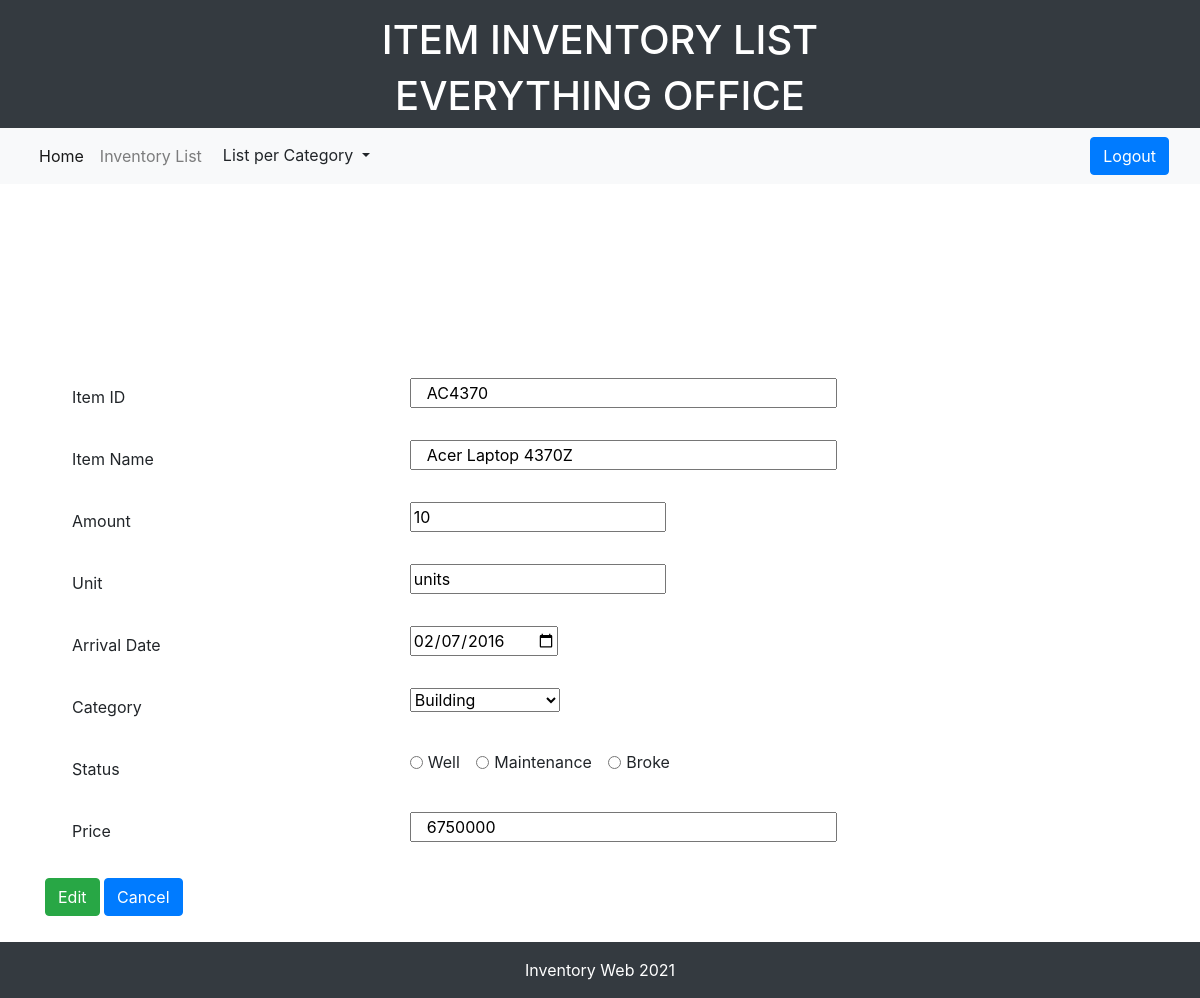
/edit.php?item_id=AC4370 (signed in), run on the app's committed database.
### tables this page shows
CREATE TABLE `inventory` (
  `item_id` varchar(10) NOT NULL,
  `item_name` varchar(30) NOT NULL,
  `amount` int(11) NOT NULL,
  `unit` varchar(15) NOT NULL,
  `arrival_date` date NOT NULL,
  `category` varchar(20) NOT NULL,
  `item_status` varchar(20) NOT NULL,
  `price` int(20) NOT NULL
);

### database.php (called while the page is built, shortened)
<?php
    $connect = mysqli_connect("localhost", "root", "", "responsi");
function query($query){
    global $connect;
    $result = mysqli_query($connect, $query);
    $rows = [];
    while($row = mysqli_fetch_assoc($result)){
        $rows[] = $row;
    }
    return $rows;
}
?>

### edit.php (the view, shortened to what this page needs)
<?php
    include 'database.php';
    $item_id = $_GET['item_id'];
    $data = query("SELECT * FROM inventory WHERE item_id = '$item_id'")[0];
?>
<!doctype html>
<html>
  <head>
    <link rel="stylesheet" href="https://cdn.jsdelivr.net/npm/bootstrap@4.5.3/dist/css/bootstrap.min.css">
  </head>
  <body>
  <footer class="bg-dark text-white">
    <div class="container">
      <div class="row pt-3">
        <div class="col text-center">
          <h1>ITEM INVENTORY LIST</h1>
          <h1>EVERYTHING OFFICE</h1>
        </div>
      </div>
    </div>
  </footer>
  <nav class="navbar navbar-expand-lg navbar-light bg-light">
  <div class="container-fluid">
    <div class="collapse navbar-collapse" id="navbarNavDropdown">
      <ul class="navbar-nav">
        <li class="nav-item">
          <a class="nav-link active" aria-current="page" href="index.php">Home</a>
        </li>
        <li class="nav-item">
          <a class="nav-link" href="list.php">Inventory List</a>
        </li>
        <li class="nav-item dropdown">
                <div class="dropdown">
          <button class="btn btn-light dropdown-toggle" type="button" id="dropdownMenuButton" data-toggle="dropdown" aria-haspopup="true" aria-expanded="false">
          List per Category
          </button>
        </div>
        </li>
      </ul>
    </div>
    <a class="btn btn-primary fixed-right" href="logout.php" role="button">Logout</a>
  </div>
  </nav>
    <div class="container">
    <form action="" method="POST">
    <table class="table table-borderless" id="tabel">
      <tr>
        <div class="form-group" style="padding-bottom: 10px;">
        <td> <label for="item_id" class="col-sm-5 col-form-label">Item ID</label></td>
        <td><input type="text" name="item_id" id="item_id" class="col-sm-7" placeholder="item id" aria-label="Item Id Example" required value="<?= $data["item_id"] ?>"></td>
        </div>
      </tr>
      <tr>
        <div class="form-group" style="padding-bottom: 10px;">
        <td><label for="item_name" class="col-sm-5 col-form-label">Item Name</label></td>
        <td><input type="text" name="item_name" id="item_name" class="col-sm-7" placeholder="item name" aria-label="Item Name Example" required value="<?= $data["item_name"] ?>"></td>
        </div>
      </tr>
      <tr>
        <div class="form-group" style="padding-bottom: 10px;">
        <td><label for="amount" class="col-sm-5 col-form-label">Amount</label></td>
        <td><input type="" name="amount" id="amount" placeholder="amount" aria-label="Aumlah Example" required value="<?= $data["amount"] ?>"></td>
        </div>
      </tr>
      <tr>
        <div class="form-group" style="padding-bottom: 10px;">
        <td><label for="unit" class="col-sm-5 col-form-label">Unit</label></td>
        <td><input type="text" name="unit" id="unit" placeholder="unit" aria-label="Unit Example" required value="<?= $data["unit"] ?>"></td>
        </div>
      </tr>
      <tr>
        <div class="form-group" style="padding-bottom: 10px;">
        <td><label for="arrival_date" class="col-sm-5 col-form-label">Arrival Date</label></td>
        <td><input type="date" name="arrival_date" id="arrival_date" required value="<?= $data["arrival_date"] ?>"></td>
        </div>
      </tr>
      <tr>
        <div class="form-group" style="padding-bottom: 10px;">
        <td><label for="category" class="col-sm-5 col-form-label">Category</label></td>
        <td><select class="form-select" aria-label="Default select example" name="category" value="<?= $data["category"] ?>">
            <option value="Building" selected>Building</option>
            </select></td>
        </div>
      </tr>
      <tr>
      <td><label for="item_status" class="col-sm-5 col-form-label">Status</label></td>
          <td>
          <div class="form-check form-check-inline">
            <input class="form-check-input" type="radio" name="item_status" id="inlineRadio1" value="<?= $data["item_status"] ?>">
            <label class="form-check-label" for="inlineRadio1">Well</label>
          </div>
          <div class="form-check form-check-inline">
            <input class="form-check-input" type="radio" name="item_status" id="inlineRadio2" value="<?= $data["item_status"] ?>">
            <label class="form-check-label" for="inlineRadio2">Maintenance</label>
          </div>
          <div class="form-check form-check-inline">
            <input class="form-check-input" type="radio" name="item_status" id="inlineRadio3" value="<?= $data["item_status"] ?>">
            <label class="form-check-label" for="inlineRadio3">Broke</label>
          </div>
          </td>
      </tr>
      <tr>
        <div class="form-group" style="padding-bottom: 10px;">
        <td><label for="price" class="col-sm-5 col-form-label">Price</label></td>
        <td><input type="text" name="price" id="price" class="col-sm-7" placeholder="price" aria-label="Price Example" required value="<?= $data["price"] ?>"></td>
        </div>
      </tr>
    </table>
    <tr>
        <div class="form-group" style="padding-bottom: 10px;">
        <td><button type="submit" name="submit" class="btn btn-success">Edit</button>
        <a href="list.php" class="btn btn-primary">Cancel</a>
        </td>
        </div>
      </tr>
      </form>
    </div>
  <footer class="bg-dark text-white">
    <div class="container">
      <div class="row pt-3">
        <div class="col text-center">
          <p>Inventory Web 2021</p>
        </div>
      </div>
    </div>
  </footer>
  </body>
</html>

### data on the page
inventory: item_id "AC4370", item_name "Acer Laptop 4370Z", amount "10", unit "units", arrival_date "02/07/2016", category "Building", price "6750000"
